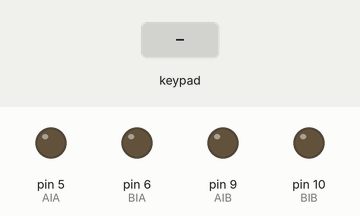
Recording of a sketch running on a simulated Arduino Uno, built with avr-gcc and run on an emulated ATmega328P. Parts: output pins drawn as LEDs (lit = HIGH). Inputs (shaded band) come from the test bench.

Above: at 1.2 s.
1.3 s: key 'O' pressed
At 2.6 s:
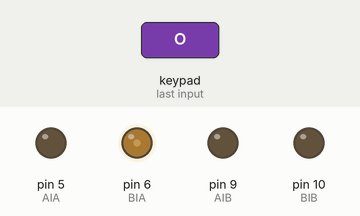
Timing chart, 0 to 4.3 s (numbered marks = the images above; inputs shaded):
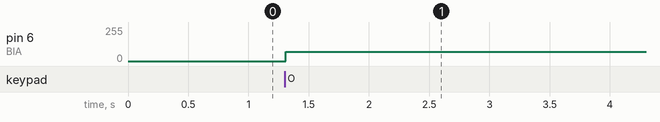

The sketch:

skladaka_upgred4.ino
```cpp
#include <PS2X_lib.h>  //for v1.6
//Kontroler PS2
PS2X ps2x; // create PS2 Controller Class
//right now, the library does NOT support hot pluggable controllers, meaning
//you must always either restart your Arduino after you conect the controller,
//or call config_gamepad(pins) again after connecting the controller.
int error = 0;
byte type = 0;
byte vibrate = 0;
int R3=0;
int L3=0;
//error = ps2x.config_gamepad(13,11,3,12, true, true);   //setup pins and settings:  GamePad(clock, command, attention, data, Pressures?, Rumble?) check for error
//Silniki
const int AIA = 5;  // (pwm) pin 9 connected to pin A-IA
const int AIB = 9;  // (pwm) pin 5 connected to pin A-IB
const int BIA = 6; // (pwm) pin 10 connected to pin B-IA
const int BIB = 10;  // (pwm) pin 6 connected to pin B-IB
byte speed = 70;  // change this (0-255) to control the speed of the motors
void setup(){
    //Silniki
    pinMode(AIA, OUTPUT); // set pins to output
    pinMode(AIB, OUTPUT);
    pinMode(BIA, OUTPUT);
    pinMode(BIB, OUTPUT);
    analogWrite(AIA, 0);
    analogWrite(BIA, 0);
    analogWrite(AIB, 0);
    analogWrite(BIB, 0);
    // PS2

    //CHANGES for v1.6 HERE!!! **************PAY ATTENTION*************
    error = ps2x.config_gamepad(13,11,3,12, true, true);   //setup pins and settings:  GamePad(clock, command, attention, data, Pressures?, Rumble?) check for error

    //Serial.print(ps2x.Analog(1), HEX);
    type = ps2x.readType();
    switch(type) {
        case 0:

        break;
        case 1:

        break;
        case 2:

        break;
    }
}
void loop(){

    /* You must Read Gamepad to get new values
    Read GamePad and set vibration values
    ps2x.read_gamepad(small motor on/off, larger motor strenght from 0-255)
    if you don't enable the rumble, use ps2x.read_gamepad(); with no values
    you should call this at least once a second
    */
    if(error == 1) //skip loop if no controller found
    return;
    if(type == 2){ //Guitar Hero Controller
    }
    else { //DualShock Controller
        ps2x.read_gamepad(false, vibrate);          //read controller and set large motor to spin at 'vibrate' speed


        vibrate = ps2x.Analog(PSAB_BLUE);        //this will set the large motor vibrate speed based on
        //how hard you press the blue (X) button

        if(ps2x.ButtonPressed(PSB_RED)) {            //will be TRUE if button was JUST pressed
          analogWrite(AIA, 0);
    analogWrite(BIA, 0);
    analogWrite(AIB, 0);
    analogWrite(BIB, 0);

        if(ps2x.ButtonReleased(PSB_PINK))             //will be TRUE if button was JUST released

        if(ps2x.NewButtonState(PSB_BLUE))            //will be TRUE if button was JUST pressed OR released

      /*  if(ps2x.Button(PSB_L3) || ps2x.Button(PSB_R3)) // print stick values if either is TRUE
        {
            Serial.print("Stick Values:");
            Serial.print(ps2x.Analog(PSS_LY), DEC); //Left stick, Y axis. Other options: LX, RY, RX
            Serial.print(",");
            Serial.print(ps2x.Analog(PSS_LX), DEC);
            Serial.print(",");
            Serial.print(ps2x.Analog(PSS_RY), DEC);
            Serial.print(",");
            Serial.println(ps2x.Analog(PSS_RX), DEC);
        }*/
        L3=ps2x.Analog(PSS_LY);
        R3= ps2x.Analog(PSS_RY);
        /*
        Serial.print("drozki ");
        Serial.print(L3);
        Serial.print(" , ");
        Serial.println(R3);*/

        if(L3<=10){

         // Serial.print(ps2x.Analog(PSS_LY), DEC);
            analogWrite(BIA, speed);
            analogWrite(BIB, 0);
            }else if (L3 >=240) {

            analogWrite(BIA, 0);
            analogWrite(BIB, speed);
            } else{

            analogWrite(BIA, 0);
            analogWrite(BIB, 0);
        }
        if(R3<=10){

            analogWrite(AIA, speed);
            analogWrite(AIB, 0);
            }else if (R3 >=240) {

            analogWrite(AIA, 0);
            analogWrite(AIB, speed);
            } else{

            analogWrite(AIA, 0);
            analogWrite(AIB, 0);
        }


    }
    delay(50);
    }}
```

Measured:
- after the input at 1.3 s, pin 6 (BIA): 0/255 → 70/255 at once
